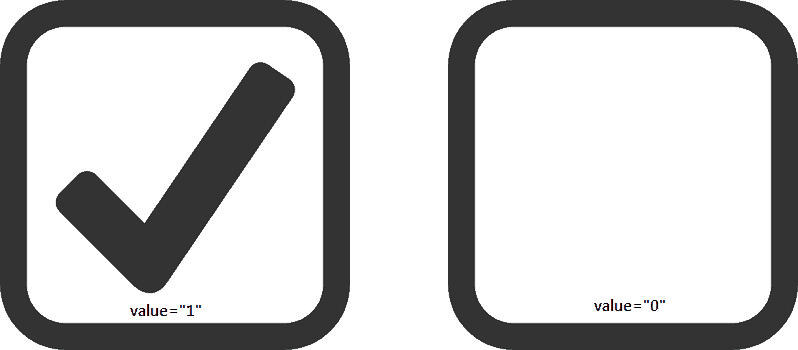
#> input picture 01_basic/assets/checkbox.png, 798 x 350 px
$ python 10_checkbox.py
#> lines starting #> are read from the running program, lines starting #| are printed output that depends on the picture; after the words box and inside, x2 and y2 are one past the last pixel; in counts of white or black regions, pixels touching at a corner belong together
"""
@author: krakowiakpawel9@gmail.com
@site: e-smartdata.org
"""

import cv2
import numpy as np

img = cv2.imread(r'assets/checkbox.png')
#> img is the input picture: shape (350, 798, 3); mean B, G, R 194.4, 194.3, 194.3
# cv2.imshow('img', img)

img = cv2.copyMakeBorder(
    src=img,
    top=20,
    bottom=20,
    left=20,
    right=20,
    borderType=cv2.BORDER_CONSTANT,
    value=(255, 255, 255)
)
#> img: shape (390, 838, 3)

# cv2.imshow('img_br', img)

gray = cv2.cvtColor(src=img, code=cv2.COLOR_BGR2GRAY)

blurred = cv2.GaussianBlur(src=gray, ksize=(5, 5), sigmaX=0)
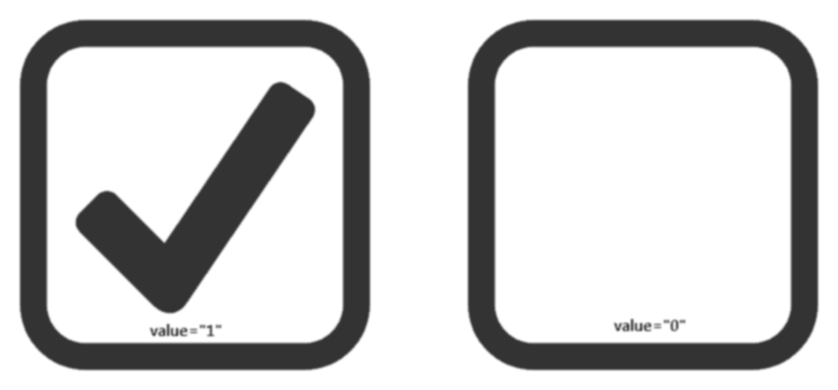
#> blurred: shape (390, 838); min 50, max 255, mean 203.2
# cv2.imshow('blurred', blurred)

thresh = cv2.threshold(src=blurred, thresh=75, maxval=200, type=cv2.THRESH_BINARY)[1]
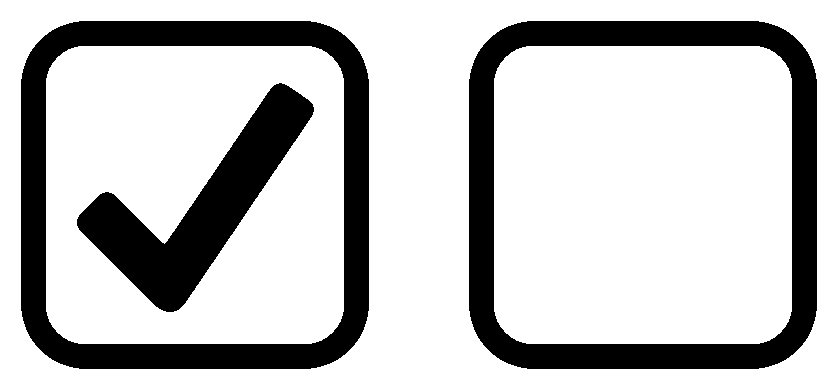
#> thresh: shape (390, 838); values 0 (black) and 200 (white), 76.6% white; 3 black regions
# cv2.imshow('thresh', thresh)

contours = cv2.findContours(image=thresh, mode=cv2.RETR_LIST, method=cv2.CHAIN_APPROX_SIMPLE)[0]
#> contours = 6 contours; box (x1, y1, x2, y2) and area: (0, 0, 838, 390) 325593, (468, 20, 818, 370) 118039, (20, 20, 370, 370) 118039, (494, 46, 792, 344) 86969, (46, 46, 344, 344) 86969, (76, 82, 315, 313) 17035
print(f'[INFO] Liczba wszystkich konturów: {len(contours)}')
#| [INFO] Liczba wszystkich konturów: 6

# [10 lines of commented-out code are left out]
checked_idx = None
total = 0

for idx in [1, 2]:
    # wygenerowanie maski
    mask = np.zeros(shape=gray.shape, dtype='uint8')
    cv2.drawContours(mask, [contours[idx]], contourIdx=-1, color=255, thickness=-1)
    # cv2.imshow(f'mask {idx}', mask)

    mask_inv = cv2.bitwise_not(mask)
    # cv2.imshow(f'mask_inv {idx}', mask_inv)

    answer = cv2.add(gray, mask_inv)
    # cv2.imshow(f'answer: {idx}', answer)

    answer_inv = cv2.bitwise_not(src=answer)
    # cv2.imshow(f'answer: {idx}', answer_inv)

    cnt = cv2.countNonZero(answer_inv)
    if cnt > total:
        checked_idx = idx
#> this loop made 2 passes
#> cnt on passes 1 to 2: 2510, 20427
#> pass 1, `mask_inv = cv2.bitwise_not(mask)`:
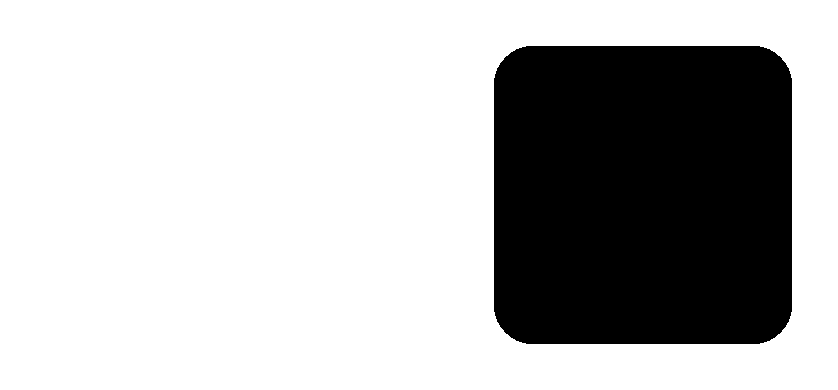
#> mask_inv: shape (390, 838); 73.2% white; 1 black region, box (x1, y1, x2, y2) and area: (494, 46, 792, 344) 87520
#> pass 1, `answer = cv2.add(gray, mask_inv)`:
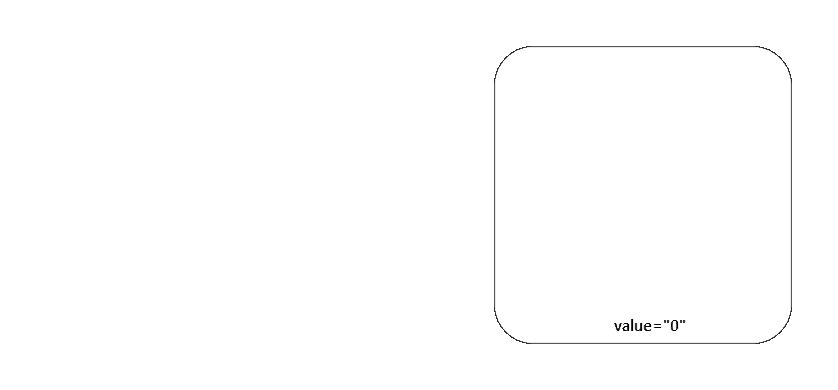
#> answer: shape (390, 838); min 2, max 255, mean 254.1
#> pass 1, `answer_inv = cv2.bitwise_not(src=answer)`:
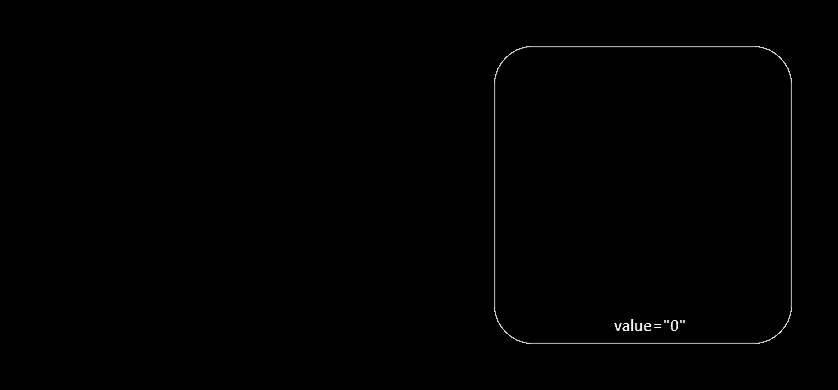
#> answer_inv: shape (390, 838); min 0, max 253, mean 0.9
#> pass 2, `mask_inv = cv2.bitwise_not(mask)`:
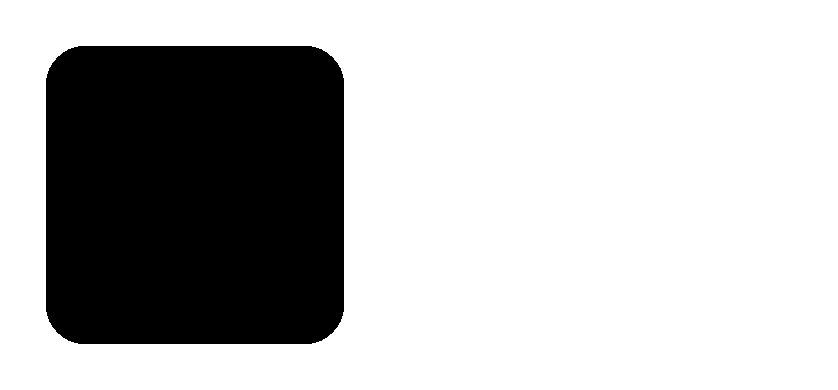
#> mask_inv: shape (390, 838); 73.2% white; 1 black region, box (x1, y1, x2, y2) and area: (46, 46, 344, 344) 87520
#> after the loop:
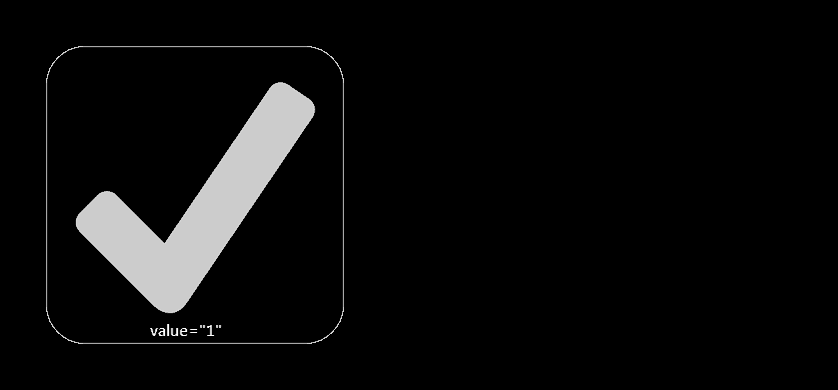
#> answer_inv: shape (390, 838); min 0, max 253, mean 11.9
print(checked_idx)
#
#> (the run stopped early here; a loop or call above may not have finished)
